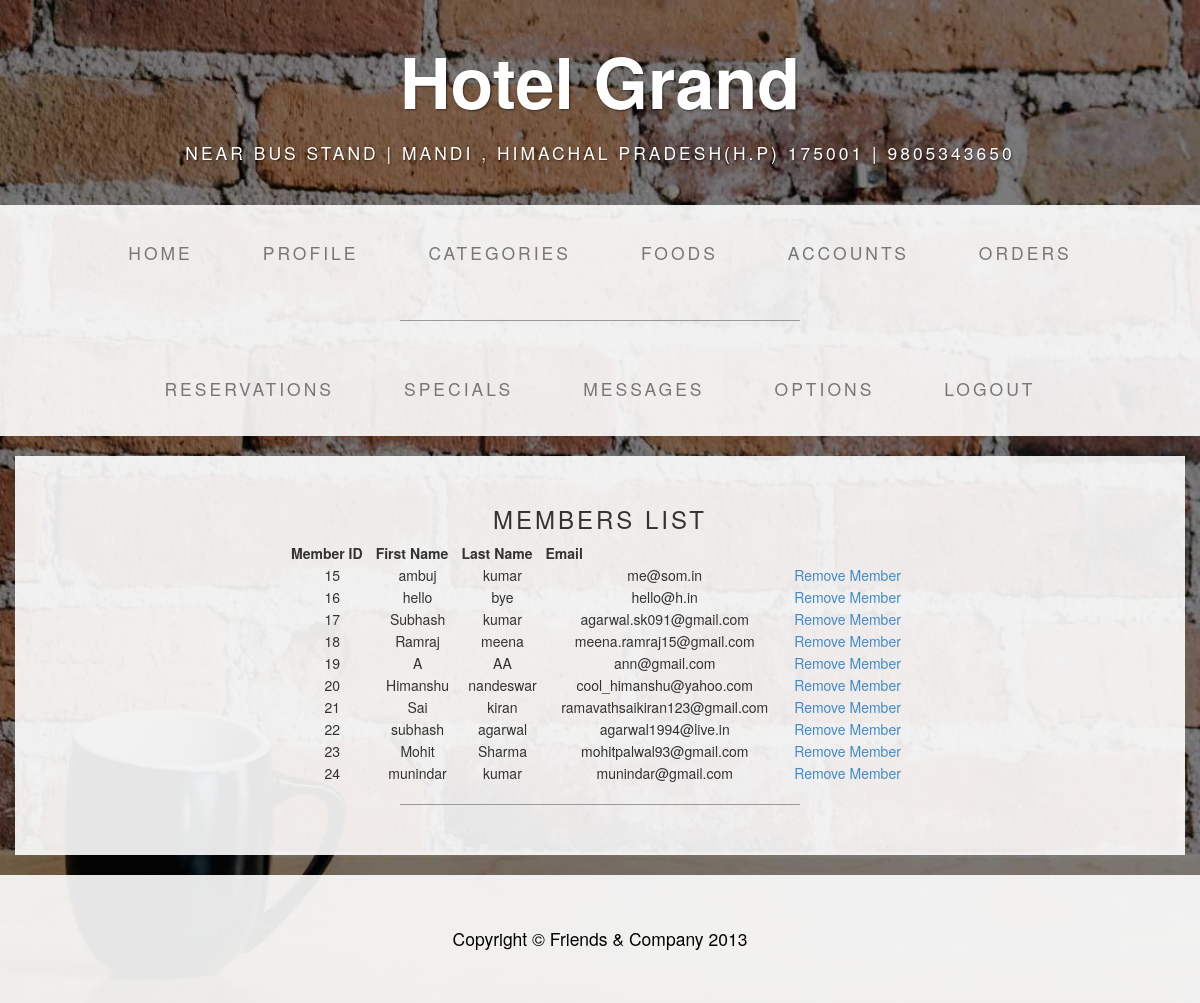
The page /canteen/admin/accounts.php (signed in) on the database its author committed.
### tables this page shows
CREATE TABLE IF NOT EXISTS `members` (
  `member_id` int(11) unsigned NOT NULL AUTO_INCREMENT,
  `firstname` varchar(100) DEFAULT NULL,
  `lastname` varchar(100) DEFAULT NULL,
  `login` varchar(100) NOT NULL DEFAULT '',
  `passwd` varchar(32) NOT NULL DEFAULT '',
  `question_id` int(5) NOT NULL,
  `answer` varchar(45) NOT NULL,
  PRIMARY KEY (`member_id`),
  FULLTEXT KEY `login` (`login`)
);

### canteen/admin/accounts.php (the view, shortened to what this page needs)
<?php
$result=mysql_query("SELECT * FROM members")
or die("There are no records to display ... \n" . mysql_error());
?>
<!DOCTYPE html>
<html lang="en">
  <head>
    <link href="css/css1.css" rel="stylesheet">
    <link href="css/css2.css" rel="stylesheet">
  </head>
  <body>
    <div class="brand">Hotel Grand</div>
    <div class="address-bar">near bus stand |  Mandi , Himachal Pradesh(H.P) 175001 | 9805343650</div>
    <nav class="navbar navbar-default" role="navigation">
      <div class="container">
        <div class="collapse navbar-collapse navbar-ex1-collapse">
          <ul class="nav navbar-nav">
            <li><a href="index.php">Home</a></li>
            <li><a href="profile.php">Profile</a></li>
            <li><a href="categories.php">Categories</a></li>
            <li><a href="foods.php">Foods</a></li>
            <li><a href="accounts.php">Accounts</a></li>
            <li><a href="orders.php">Orders</a></li>
        </ul>
        <hr>
          <ul class="nav navbar-nav">
            <li><a href="reservations.php">Reservations</a></li>
            <li><a href="specials.php">Specials</a></li>
            <li><a href="messages.php">Messages</a></li>
            <li><a href="options.php">Options</a></li>
            <li><a href="Logout.php">Logout</a></li>
          </ul>        </div>
      </div>
    </nav>
    <div class="container">
            <div class="row">
        <div class="box">
          <div class="col-lg-12 text-center">
<div id="container">
<table border="0" width="620" align="center">
<CAPTION><h3>MEMBERS LIST</h3></CAPTION>
<tr>
<th>Member ID</th>
<th>First Name</th>
<th>Last Name</th>
<th>Email</th>
</tr>
<?php
while ($row=mysql_fetch_array($result)){
echo "<tr>";
echo "<td>" . $row['member_id']."</td>";
echo "<td>" . $row['firstname']."</td>";
echo "<td>" . $row['lastname']."</td>";
echo "<td>" . $row['login']."</td>";
echo '<td><a href="delete-member.php?id=' . $row['member_id'] . '">Remove Member</a></td>';
echo "</tr>";
}
?>
</table>
<hr>
</div>
</div>
</div>
</div>
</div>
    <footer>
      <div class="container">
        <div class="row">
          <div class="col-lg-12 text-center">
            <p>Copyright &copy; Friends &  Company 2013</p>
          </div>
        </div>
      </div>
    </footer>
  </body>
</html>

### canteen/admin/css/css2.css (style rules this page uses)
body { background: url(../img/bg.jpg) no-repeat center center fixed; -webkit-background-size: cover; -moz-background-size: cover; -o-background-size: cover; background-size: cover; }
h1, h2, h3, h4, h5, h6 { text-transform: uppercase; letter-spacing: 3px; font-weight: 400; }
p { font-size: 1.25em; line-height: 1.6; color: #000; }
hr { border-color: #999999; max-width: 400px; }
.brand, .address-bar { display: none; }
.navbar-nav { text-transform: uppercase; letter-spacing: 3px; font-weight: 400; }
.box { background: #fff; background: rgba(255,255,255,0.9); margin-bottom: 20px; padding: 30px 15px; }
footer { background: #fff; background: rgba(255,255,255,0.9); }
footer p { margin: 0; padding: 50px 0; }
@media screen and (min-width: 768px) { .brand { display: inherit; font-weight: 700; font-size: 5em; line-height: normal; text-align: center; margin: 0; padding: 30px 0 10px; color: #fff; text-shadow: 1px 1px 2px rgba(0, 0, 0, 0.5); } }
@media screen and (min-width: 768px) { .address-bar { display: inherit; text-align: center; margin: 0; padding: 0 0 40px; font-size: 1.25em; text-transform: uppercase; letter-spacing: 3px; font-weight: 400; color: #fff; text-shadow: 1px 1px 2px rgba(0, 0, 0, 0.5); } }
@media screen and (min-width: 768px) { .navbar { border-radius: 0; } }
@media screen and (min-width: 768px) { .navbar { min-height: 0; } }
@media screen and (min-width: 768px) { .navbar-default { background: #fff; background: rgba(255,255,255,0.9); border: none; } }
@media screen and (min-width: 768px) { .nav>li>a { padding: 35px; } }
@media screen and (min-width: 768px) { .navbar-nav>li>a { line-height: normal; } }
@media screen and (min-width: 768px) { .navbar-nav { float: none; margin: 0 auto; display: table; table-layout: fixed; font-size: 1.25em; } }

### rows shown on the page
members: member_id "15", firstname "ambuj", lastname "kumar", login "me@som.in"
members: member_id "16", firstname "hello", lastname "bye", login "hello@h.in"
members: member_id "17", firstname "Subhash", lastname "kumar", login "agarwal.sk091@gmail.com"
members: member_id "18", firstname "Ramraj", lastname "meena", login "meena.ramraj15@gmail.com"
members: member_id "19", firstname "A", lastname "AA", login "ann@gmail.com"
members: member_id "20", firstname "Himanshu", lastname "nandeswar", login "cool_himanshu@yahoo.com"
members: member_id "21", firstname "Sai", lastname "kiran", login "ramavathsaikiran123@gmail.com"
members: member_id "22", firstname "subhash", lastname "agarwal", login "agarwal1994@live.in"
members: member_id "23", firstname "Mohit", lastname "Sharma", login "mohitpalwal93@gmail.com"
members: member_id "24", firstname "munindar", lastname "kumar", login "munindar@gmail.com"
